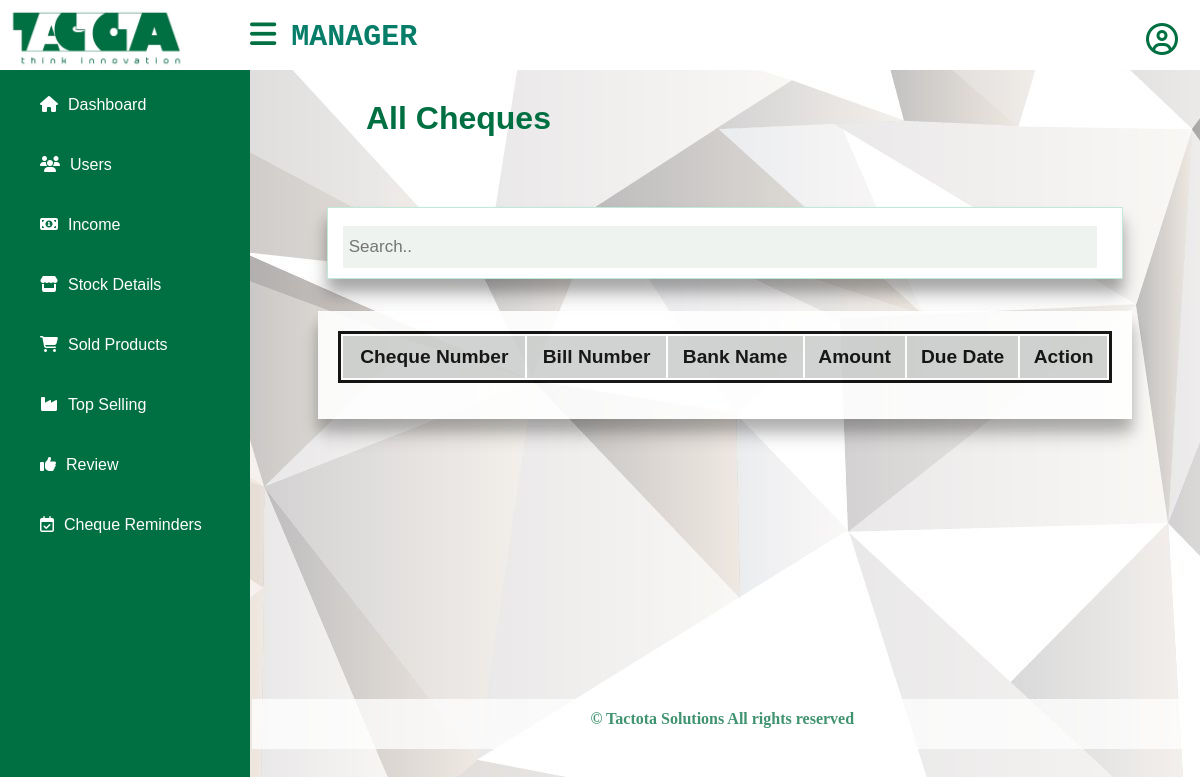
Page /views/view_all_cheques.php on the earlier database version.
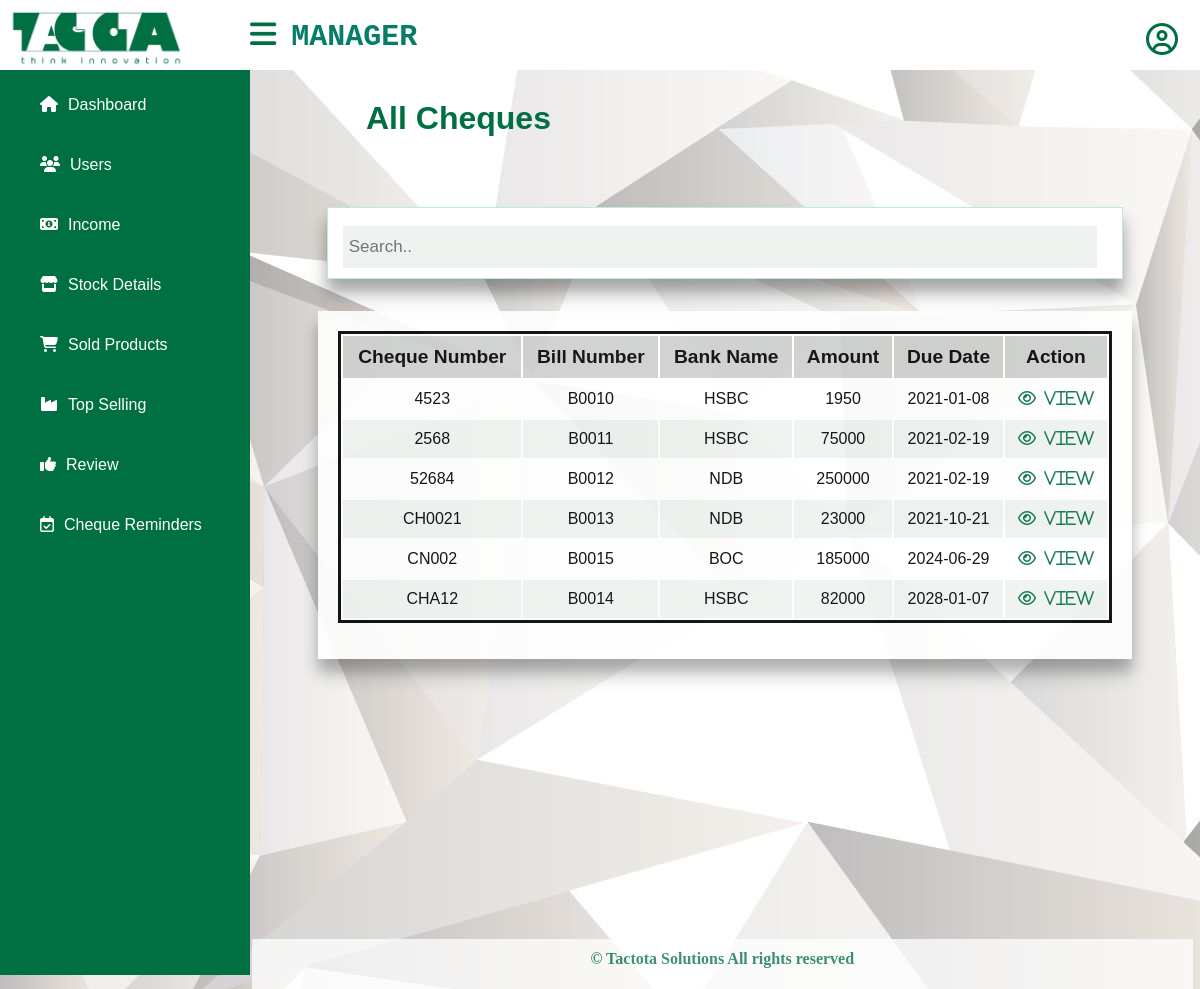
Same page on the later database version.
### tables this page shows
CREATE TABLE `cheque` (
  `bill_no` varchar(30) NOT NULL,
  `cheque_id` varchar(50) NOT NULL,
  `received_date` date NOT NULL,
  `due_date` date NOT NULL,
  `bank_name` varchar(30) NOT NULL
);

CREATE TABLE `bill` (
  `bill_no` varchar(30) NOT NULL,
  `date_time` datetime NOT NULL,
  `amount` float NOT NULL,
  `payment_method` varchar(30) NOT NULL,
  `emp_id` varchar(30) NOT NULL
);

### model/database.php (called while the page is built, shortened)
<?php
class database
{
    private static $_instance;
    private $_connection;
    public static function getInstance() {
        if(!isset(self::$_instance)) {
            self::$_instance = new self();
        }
        return self::$_instance;
    }
    private function __construct() {
        $this->_connection = new mysqli(host, username, password, dbname);
    }
    public function getConnection() {
        return $this->_connection;
    }
}

### controller/sales.php (called while the page is built, shortened)
<?php
require_once("../model/sales_model.php");
class sales
{
    public function __construct()
    {
        $this->sale = new sales_model();
    }
    public function view_cheques(){
        return $this->sale->get_cheques_details();
    }
}

### model/sales_model.php (called while the page is built, shortened)
<?php
require_once("database.php");
class sales_model
{
    public function __construct() {
        $this->mysqli = database::getInstance()->getConnection();
    }
public function get_cheques_details(){
    $query = $this->mysqli->query("SELECT cheque.cheque_id,cheque.bank_name,cheque.due_date,bill.amount,cheque.bill_no from cheque INNER JOIN bill ON cheque.bill_no=bill.bill_no WHERE cheque.cheque_status=1 order by cheque.due_date ASC");
    while ($row = $query->fetch_assoc()) {
        $result[] = $row;
    }
  return $result;
}
}

### model/authenitication_model.php (called while the page is built, shortened)
<?php
   require_once("database.php");
class authenitication_model{
    public function get_username($id){
        $result = "";
            return $result;
    }
}

### views/view_all_cheques.php (the view, shortened to what this page needs)
<?php
   include 'admin_sidebar.php';
   require '../controller/sales.php';
   $data=new sales();
   $sql=$data->view_cheques();
?>
<head>
<link rel="stylesheet" href="../public/css/view_user.css">
</head>
<body>
   <div class="content" style="width:auto;">
      <h1 id="tbl-heading">All Cheques</h1><br/>
      <div class="search">
    <input type="text" placeholder="Search..">
    </div>
    <div class="view-tbl">
       <table>
         <thead>
            <tr>
               <th>Cheque Number</th>
               <th>Bill Number</th>
               <th>Bank Name</th>
               <th>Amount </th>
               <th>Due Date</th>
               <th>Action</th>
            </tr>
         </thead>
         <tboady>
         <?php
foreach ($sql as $k => $v)
{
    ?>
    <tr>
        <td><?php echo $sql[$k]["cheque_id"] ?></td>
        <td><?php echo $sql[$k]["bill_no"] ?></td>
        <td><?php echo $sql[$k]["bank_name"] ?></td>
        <td><?php echo $sql[$k]["amount"] ?></td>
        <td><?php echo $sql[$k]["due_date"] ?></td>
        <td><a href="../controller/sales.php?action=cheque_clearance&id=<?php  echo $sql[$k]["cheque_id"]; ?>" title="view">
         <i class="fa fa-eye" aria-hidden="true" id="tbl-icon">&nbsp&nbspView</i></a>
    </tr>
    <?php
} ?>
       </table>
    </div>
    <div class="footer">
	<p>© Tactota Solutions All rights reserved </p>
</div>
   </div>
</body>

Differences in the rows shown:
added cheque: cheque "4523", bill_no "B0010", bank_name "HSBC", bill_no.amount "1950", due_date "2021-01-08"
added cheque: cheque "2568", bill_no "B0011", bank_name "HSBC", bill_no.amount "75000", due_date "2021-02-19"
added cheque: cheque "52684", bill_no "B0012", bank_name "NDB", bill_no.amount "250000", due_date "2021-02-19"
added cheque: cheque "CH0021", bill_no "B0013", bank_name "NDB", bill_no.amount "23000", due_date "2021-10-21"
added cheque: cheque "CN002", bill_no "B0015", bank_name "BOC", bill_no.amount "185000", due_date "2024-06-29"
added cheque: cheque "CHA12", bill_no "B0014", bank_name "HSBC", bill_no.amount "82000", due_date "2028-01-07"
